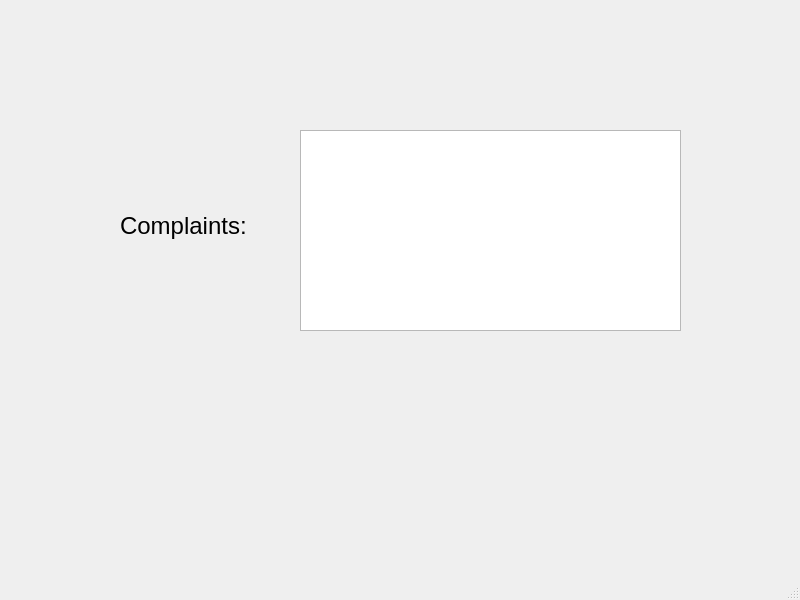
<?xml version="1.0" encoding="UTF-8"?>
<ui version="4.0">
 <class>complaints</class>
 <widget class="QMainWindow" name="complaints">
  <property name="geometry">
   <rect>
    <x>0</x>
    <y>0</y>
    <width>800</width>
    <height>600</height>
   </rect>
  </property>
  <property name="windowTitle">
   <string>MainWindow</string>
  </property>
  <widget class="QWidget" name="centralwidget">
   <widget class="QLabel" name="label">
    <property name="geometry">
     <rect>
      <x>120</x>
      <y>180</y>
      <width>211</width>
      <height>91</height>
     </rect>
    </property>
    <property name="font">
     <font>
      <pointsize>18</pointsize>
     </font>
    </property>
    <property name="text">
     <string>Complaints:</string>
    </property>
   </widget>
   <widget class="QTextEdit" name="textEdit">
    <property name="geometry">
     <rect>
      <x>300</x>
      <y>130</y>
      <width>381</width>
      <height>201</height>
     </rect>
    </property>
    <property name="html">
     <string>&lt;!DOCTYPE HTML PUBLIC &quot;-//W3C//DTD HTML 4.0//EN&quot; &quot;http://www.w3.org/TR/REC-html40/strict.dtd&quot;&gt;
&lt;html&gt;&lt;head&gt;&lt;meta name=&quot;qrichtext&quot; content=&quot;1&quot; /&gt;&lt;style type=&quot;text/css&quot;&gt;
p, li { white-space: pre-wrap; }
&lt;/style&gt;&lt;/head&gt;&lt;body style=&quot; font-family:'MS Shell Dlg 2'; font-size:7.8pt; font-weight:400; font-style:normal;&quot;&gt;
&lt;p style=&quot;-qt-paragraph-type:empty; margin-top:0px; margin-bottom:0px; margin-left:0px; margin-right:0px; -qt-block-indent:0; text-indent:0px;&quot;&gt;&lt;br /&gt;&lt;/p&gt;&lt;/body&gt;&lt;/html&gt;</string>
    </property>
   </widget>
  </widget>
  <widget class="QMenuBar" name="menubar">
   <property name="geometry">
    <rect>
     <x>0</x>
     <y>0</y>
     <width>800</width>
     <height>26</height>
    </rect>
   </property>
  </widget>
  <widget class="QStatusBar" name="statusbar"/>
 </widget>
 <resources/>
 <connections/>
</ui>
